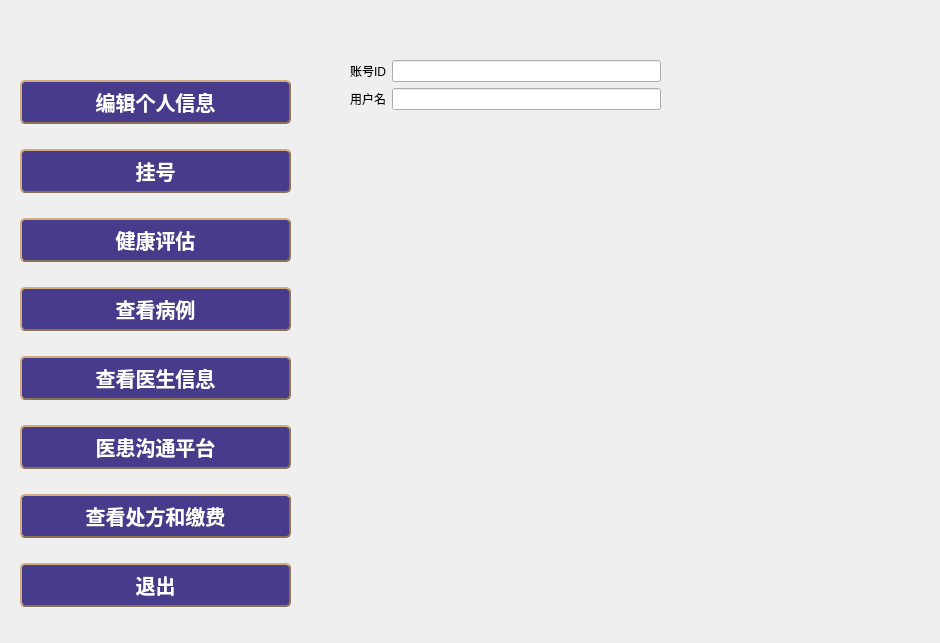
<?xml version="1.0" encoding="UTF-8"?>
<ui version="4.0">
 <class>patient</class>
 <widget class="QWidget" name="patient">
  <property name="geometry">
   <rect>
    <x>0</x>
    <y>0</y>
    <width>940</width>
    <height>643</height>
   </rect>
  </property>
  <property name="windowTitle">
   <string>Form</string>
  </property>
  <property name="styleSheet">
   <string notr="true"/>
  </property>
  <widget class="QWidget" name="verticalLayoutWidget">
   <property name="geometry">
    <rect>
     <x>20</x>
     <y>61</y>
     <width>271</width>
     <height>571</height>
    </rect>
   </property>
   <layout class="QVBoxLayout" name="verticalLayout">
    <item>
     <widget class="QPushButton" name="selfinformation">
      <property name="minimumSize">
       <size>
        <width>74</width>
        <height>0</height>
       </size>
      </property>
      <property name="styleSheet">
       <string notr="true">QPushButton
{
	background-color: #473C8B; /*背景色*/ 
	border-style: outset;
	border-width: 2px;
	border-radius:5px; /*边界圆滑*/
	border-color: #8B7355;
	font: bold 20px;
	min-width:2em;
	color:white; /*字体颜色*/
	font-family:华文新魏;
	padding: 5px;
}
 
QPushButton:hover
{
	background-color: rgb(0, 150, 0);
}
 
QPushButton:pressed
{
	background-color: #1E90FF; /*伪状态经过时背景色*/ 
	border-style: inset;
}
QPushButton:!enabled{
	background-color: rgb(100, 100, 100);
	border-style: inset;
}</string>
      </property>
      <property name="text">
       <string>编辑个人信息</string>
      </property>
     </widget>
    </item>
    <item>
     <widget class="QPushButton" name="Register">
      <property name="styleSheet">
       <string notr="true">QPushButton
{
	background-color: #473C8B; /*背景色*/ 
	border-style: outset;
	border-width: 2px;
	border-radius:5px; /*边界圆滑*/
	border-color: #8B7355;
	font: bold 20px;
	min-width:2em;
	color:white; /*字体颜色*/
	font-family:华文新魏;
	padding: 5px;
}
 
QPushButton:hover
{
	background-color: rgb(0, 150, 0);
}
 
QPushButton:pressed
{
	background-color: #1E90FF; /*伪状态经过时背景色*/ 
	border-style: inset;
}
QPushButton:!enabled{
	background-color: rgb(100, 100, 100);
	border-style: inset;
}</string>
      </property>
      <property name="text">
       <string>挂号</string>
      </property>
     </widget>
    </item>
    <item>
     <widget class="QPushButton" name="HAP">
      <property name="styleSheet">
       <string notr="true">QPushButton
{
	background-color: #473C8B; /*背景色*/ 
	border-style: outset;
	border-width: 2px;
	border-radius:5px; /*边界圆滑*/
	border-color: #8B7355;
	font: bold 20px;
	min-width:2em;
	color:white; /*字体颜色*/
	font-family:华文新魏;
	padding: 5px;
}
 
QPushButton:hover
{
	background-color: rgb(0, 150, 0);
}
 
QPushButton:pressed
{
	background-color: #1E90FF; /*伪状态经过时背景色*/ 
	border-style: inset;
}
QPushButton:!enabled{
	background-color: rgb(100, 100, 100);
	border-style: inset;
}</string>
      </property>
      <property name="text">
       <string>健康评估</string>
      </property>
     </widget>
    </item>
    <item>
     <widget class="QPushButton" name="Viewcases">
      <property name="styleSheet">
       <string notr="true">QPushButton
{
	background-color: #473C8B; /*背景色*/ 
	border-style: outset;
	border-width: 2px;
	border-radius:5px; /*边界圆滑*/
	border-color: #8B7355;
	font: bold 20px;
	min-width:2em;
	color:white; /*字体颜色*/
	font-family:华文新魏;
	padding: 5px;
}
 
QPushButton:hover
{
	background-color: rgb(0, 150, 0);
}
 
QPushButton:pressed
{
	background-color: #1E90FF; /*伪状态经过时背景色*/ 
	border-style: inset;
}
QPushButton:!enabled{
	background-color: rgb(100, 100, 100);
	border-style: inset;
}</string>
      </property>
      <property name="text">
       <string>查看病例</string>
      </property>
     </widget>
    </item>
    <item>
     <widget class="QPushButton" name="seeinformation">
      <property name="styleSheet">
       <string notr="true">QPushButton
{
	background-color: #473C8B; /*背景色*/ 
	border-style: outset;
	border-width: 2px;
	border-radius:5px; /*边界圆滑*/
	border-color: #8B7355;
	font: bold 20px;
	min-width:2em;
	color:white; /*字体颜色*/
	font-family:华文新魏;
	padding: 5px;
}
 
QPushButton:hover
{
	background-color: rgb(0, 150, 0);
}
 
QPushButton:pressed
{
	background-color: #1E90FF; /*伪状态经过时背景色*/ 
	border-style: inset;
}
QPushButton:!enabled{
	background-color: rgb(100, 100, 100);
	border-style: inset;
}</string>
      </property>
      <property name="text">
       <string>查看医生信息</string>
      </property>
     </widget>
    </item>
    <item>
     <widget class="QPushButton" name="DPCP">
      <property name="styleSheet">
       <string notr="true">QPushButton
{
	background-color: #473C8B; /*背景色*/ 
	border-style: outset;
	border-width: 2px;
	border-radius:5px; /*边界圆滑*/
	border-color: #8B7355;
	font: bold 20px;
	min-width:2em;
	color:white; /*字体颜色*/
	font-family:华文新魏;
	padding: 5px;
}
 
QPushButton:hover
{
	background-color: rgb(0, 150, 0);
}
 
QPushButton:pressed
{
	background-color: #1E90FF; /*伪状态经过时背景色*/ 
	border-style: inset;
}
QPushButton:!enabled{
	background-color: rgb(100, 100, 100);
	border-style: inset;
}</string>
      </property>
      <property name="text">
       <string>医患沟通平台</string>
      </property>
     </widget>
    </item>
    <item>
     <widget class="QPushButton" name="PAP">
      <property name="styleSheet">
       <string notr="true">QPushButton
{
	background-color: #473C8B; /*背景色*/ 
	border-style: outset;
	border-width: 2px;
	border-radius:5px; /*边界圆滑*/
	border-color: #8B7355;
	font: bold 20px;
	min-width:2em;
	color:white; /*字体颜色*/
	font-family:华文新魏;
	padding: 5px;
}
 
QPushButton:hover
{
	background-color: rgb(0, 150, 0);
}
 
QPushButton:pressed
{
	background-color: #1E90FF; /*伪状态经过时背景色*/ 
	border-style: inset;
}
QPushButton:!enabled{
	background-color: rgb(100, 100, 100);
	border-style: inset;
}</string>
      </property>
      <property name="text">
       <string>查看处方和缴费</string>
      </property>
     </widget>
    </item>
    <item>
     <widget class="QPushButton" name="Out">
      <property name="styleSheet">
       <string notr="true">QPushButton
{
	background-color: #473C8B; /*背景色*/ 
	border-style: outset;
	border-width: 2px;
	border-radius:5px; /*边界圆滑*/
	border-color: #8B7355;
	font: bold 20px;
	min-width:2em;
	color:white; /*字体颜色*/
	font-family:华文新魏;
	padding: 5px;
}
 
QPushButton:hover
{
	background-color: rgb(0, 150, 0);
}
 
QPushButton:pressed
{
	background-color: #1E90FF; /*伪状态经过时背景色*/ 
	border-style: inset;
}
QPushButton:!enabled{
	background-color: rgb(100, 100, 100);
	border-style: inset;
}</string>
      </property>
      <property name="text">
       <string>退出</string>
      </property>
     </widget>
    </item>
   </layout>
  </widget>
  <widget class="QWidget" name="formLayoutWidget">
   <property name="geometry">
    <rect>
     <x>350</x>
     <y>60</y>
     <width>311</width>
     <height>100</height>
    </rect>
   </property>
   <layout class="QFormLayout" name="formLayout">
    <item row="0" column="0">
     <widget class="QLabel" name="label">
      <property name="text">
       <string>账号ID</string>
      </property>
     </widget>
    </item>
    <item row="0" column="1">
     <widget class="QLineEdit" name="viexid"/>
    </item>
    <item row="1" column="0">
     <widget class="QLabel" name="label_2">
      <property name="text">
       <string>用户名</string>
      </property>
     </widget>
    </item>
    <item row="1" column="1">
     <widget class="QLineEdit" name="viewname"/>
    </item>
   </layout>
  </widget>
 </widget>
 <resources/>
 <connections>
  <connection>
   <sender>Out</sender>
   <signal>clicked()</signal>
   <receiver>patient</receiver>
   <slot>close()</slot>
   <hints>
    <hint type="sourcelabel">
     <x>130</x>
     <y>600</y>
    </hint>
    <hint type="destinationlabel">
     <x>469</x>
     <y>321</y>
    </hint>
   </hints>
  </connection>
 </connections>
</ui>
